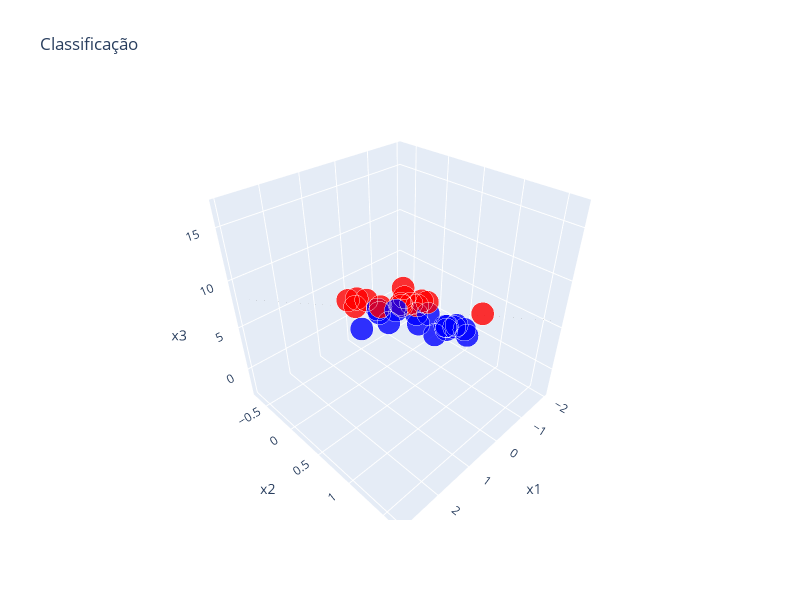

Notebook code cell kept with this figure:
### Code cell
#criar grafico 3d interativo
colors = ['red' if y == -1 else 'blue' for y in yhat]

#criar malha para o hiperplano
x1_range = np.linspace(x[:, 0].min() - 0.5, x[:, 0].max() + 0.5, 20)
x2_range = np.linspace(x[:, 1].min() - 0.5, x[:, 1].max() + 0.5, 20)
x1_grid, x2_grid = np.meshgrid(x1_range, x2_range)

#calcular x3 para o hiperplano: w0*x1 + w1*x2 + w2*x3 + w3*(-1) = 0
#x3 = (w0*x1 + w1*x2 - w3) / (-w2)
x3_grid = (w[0] * x1_grid + w[1] * x2_grid - w[3]) / (-w[2])

fig = go.Figure()

#adicionar o hiperplano
fig.add_trace(go.Surface(
   x=x1_grid,
   y=x2_grid,
   z=x3_grid,
   colorscale='gray',
   opacity=0.3,
   showscale=False,
   name='Hiperplano'
))

#adicionar os pontos
fig.add_trace(go.Scatter3d(
   x=x[:, 0],
   y=x[:, 1],
   z=x[:, 2],
   mode='markers',
   marker=dict(
      size=8,
      color=colors,
      opacity=0.8,
      line=dict(width=1, color='white')
   ),
   name='Amostras'
))

fig.update_layout(
   title='Classificação',
   scene=dict(
      xaxis_title='x1',
      yaxis_title='x2',
      zaxis_title='x3'
   ),
   width=800,
   height=600
)

fig.show()

### Figure 1 — Plotly figure (JSON) as saved in the notebook; plotly's stock layout.template omitted (floating-point values rounded to 4 significant figures; data arrays with more than 128 entries replaced by an {"elided": "..."} marker saying what was removed)
{"data": [{"colorscale": [[0, "rgb(0, 0, 0)"], [0.09091, "rgb(16, 16, 16)"], [0.1818, "rgb(38, 38, 38)"], [0.2727, "rgb(59, 59, 59)"], [0.3636, "rgb(81, 80, 80)"], [0.4545, "rgb(102, 101, 101)"], [0.5455, "rgb(124, 123, 122)"], [0.6364, "rgb(146, 146, 145)"], [0.7273, "rgb(171, 171, 170)"], [0.8182, "rgb(197, 197, 195)"], [0.9091, "rgb(224, 224, 223)"], [1, "rgb(254, 254, 253)"]], "name": "Hiperplano", "opacity": 0.3, "showscale": false, "type": "surface", "x": {"elided": "20x20 float values"}, "y": {"elided": "20x20 float values"}, "z": {"elided": "20x20 float values"}}, {"marker": {"color": ["red", "red", "red", "blue", "blue", "red", "blue", "red", "blue", "blue", "red", "blue", "red", "red", "red", "red", "blue", "blue", "blue", "blue", "red", "blue", "blue", "blue", "blue", "red", "red", "blue", "red", "blue"], "line": {"color": "white", "width": 1}, "opacity": 0.8, "size": 8}, "mode": "markers", "name": "Amostras", "type": "scatter3d", "x": [-0.6508, -1.449, 2.085, 0.2626, 0.6418, 0.2569, 1.115, 0.0914, 0.0121, -0.0429, 0.434, 0.2735, 0.4839, 0.4089, 1.439, -0.9115, 0.3654, 0.2144, 0.2013, 0.6483, -0.1147, -0.797, -1.062, 0.5307, -1.22, 0.3957, -0.1013, 2.448, 2.015, 0.2012], "y": [0.1097, 0.8896, 0.6876, 1.148, 1.023, 0.673, 0.6043, 0.3399, 0.5256, 0.466, 0.687, 1.029, 0.4851, -0.1267, 0.1614, -0.1973, 1.048, 0.7515, 1.001, 0.2183, 0.2242, 0.8795, 0.6366, 0.1285, 0.7777, 0.1076, 0.5989, 0.9455, 0.6192, 0.2611], "z": [4.001, 4.401, 12.07, 7.798, 7.043, 8.326, 7.445, 7.068, 4.632, 5.432, 8.229, 7.193, 7.485, 5.502, 8.584, 2.196, 7.486, 7.17, 6.549, 5.899, 7.244, 3.876, 2.471, 5.688, 1.725, 5.662, 7.181, 11.21, 10.93, 5.463]}], "layout": {"height": 600, "scene": {"xaxis": {"title": {"text": "x1"}}, "yaxis": {"title": {"text": "x2"}}, "zaxis": {"title": {"text": "x3"}}}, "title": {"text": "Classificação"}, "width": 800}}
